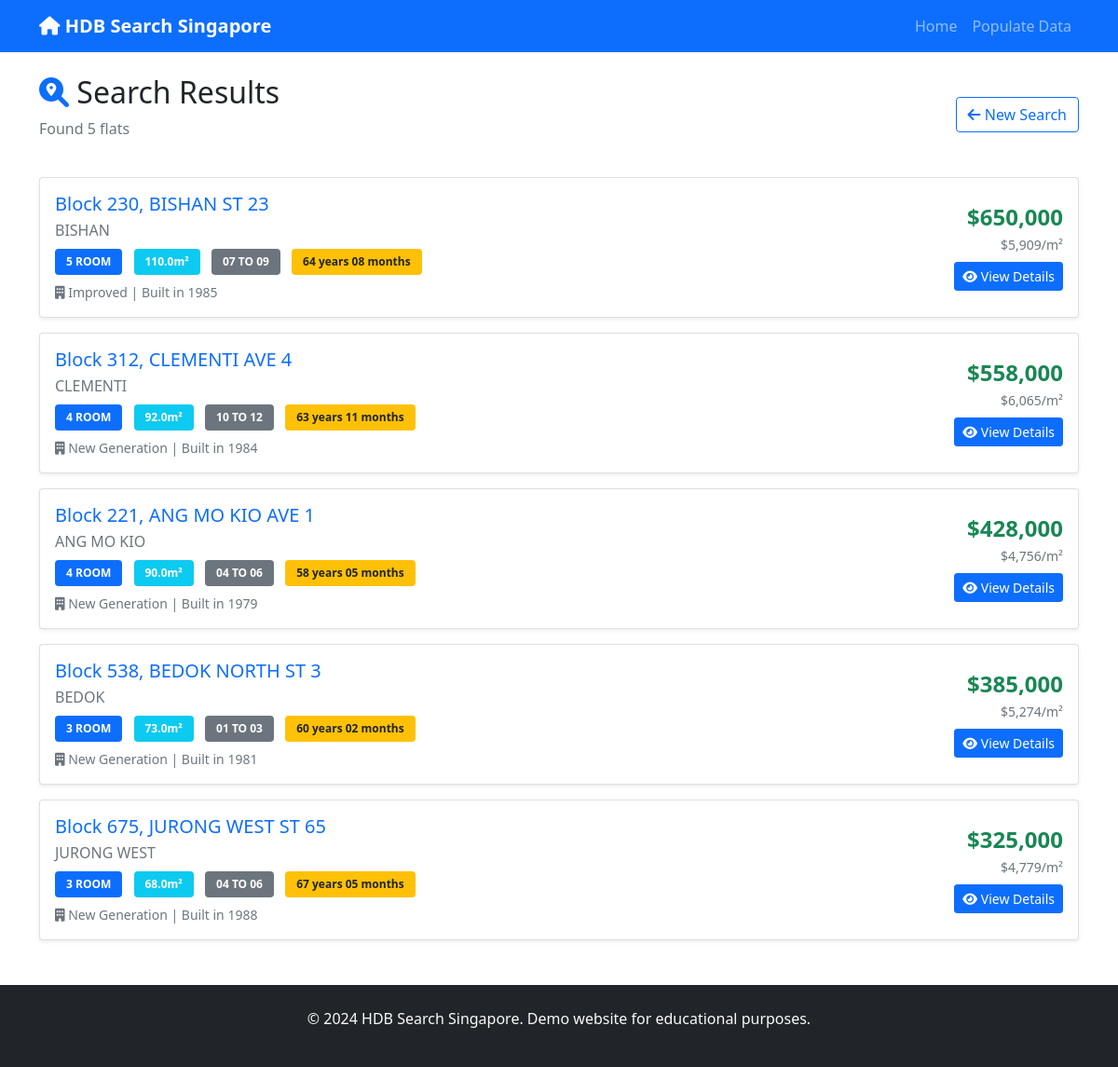
Screenshot of /search with the database file from the repository.
### tables this page shows
CREATE TABLE hdb_flats (
            id INTEGER PRIMARY KEY AUTOINCREMENT,
            town TEXT NOT NULL,
            flat_type TEXT NOT NULL,
            block TEXT NOT NULL,
            street_name TEXT NOT NULL,
            storey_range TEXT NOT NULL,
            floor_area_sqm REAL,
            flat_model TEXT,
            lease_commence_date INTEGER,
            remaining_lease TEXT,
            resale_price REAL,
            month TEXT,
            created_at TIMESTAMP DEFAULT CURRENT_TIMESTAMP
        );

### app.py (the view)
@app.route('/search')
def search():
    query = request.args.get('q', '').strip()
    town = request.args.get('town', '').strip()
    flat_type = request.args.get('flat_type', '').strip()
    conn = get_db_connection()
    sql_query = '''
        SELECT * FROM hdb_flats
        WHERE 1=1
    '''
    params = []
    if query:
        sql_query += ' AND (town LIKE ? OR street_name LIKE ? OR block LIKE ?)'
        params.extend([f'%{query}%', f'%{query}%', f'%{query}%'])
    if town:
        sql_query += ' AND town LIKE ?'
        params.append(f'%{town}%')
    if flat_type:
        sql_query += ' AND flat_type LIKE ?'
        params.append(f'%{flat_type}%')
    sql_query += ' ORDER BY resale_price DESC LIMIT 50'
    flats = conn.execute(sql_query, params).fetchall()
    conn.close()
    return render_template('search_results.html', flats=flats, query=query, town=town, flat_type=flat_type)

### app.py (called while the page is built)
def get_db_connection():
    conn = sqlite3.connect(DATABASE)
    conn.row_factory = sqlite3.Row
    return conn

### templates/search_results.html (shortened to what this page needs)
{% extends "base.html" %}
{% block content %}
<div class="search-header mb-4">
    <div class="row align-items-center">
        <div class="col-md-8">
            <h2><i class="fas fa-search-location text-primary"></i> Search Results</h2>
            <p class="text-muted">
                Found {{ flats|length }} flats
            </p>
        </div>
        <div class="col-md-4 text-end">
            <a href="{{ url_for('index') }}" class="btn btn-outline-primary">
                <i class="fas fa-arrow-left"></i> New Search
            </a>
        </div>
    </div>
</div>
{% if flats %}
<div class="results-grid">
    {% for flat in flats %}
    <div class="card mb-3 shadow-sm hover-card">
        <div class="card-body">
            <div class="row align-items-center">
                <div class="col-md-8">
                    <h5 class="card-title mb-1">
                        <a href="{{ url_for('flat_detail', flat_id=flat.id) }}" class="text-decoration-none">
                            Block {{ flat.block }}, {{ flat.street_name }}
                        </a>
                    </h5>
                    <p class="text-muted mb-2">{{ flat.town }}</p>
                    <div class="flat-details">
                        <span class="badge bg-primary me-2">{{ flat.flat_type }}</span>
                        <span class="badge bg-info me-2">{{ flat.floor_area_sqm }}m²</span>
                        <span class="badge bg-secondary me-2">{{ flat.storey_range }}</span>
                        {% if flat.remaining_lease %}
                        <span class="badge bg-warning text-dark">{{ flat.remaining_lease }}</span>
                        {% endif %}
                    </div>
                    {% if flat.flat_model %}
                    <p class="text-muted small mt-2 mb-0">
                        <i class="fas fa-building"></i> {{ flat.flat_model }}
                        {% if flat.lease_commence_date %}
                        | Built in {{ flat.lease_commence_date }}
                        {% endif %}
                    </p>
                    {% endif %}
                </div>
                <div class="col-md-4 text-end">
                    <div class="price-section">
                        <h4 class="text-success mb-1">
                            ${{ "{:,.0f}".format(flat.resale_price) }}
                        </h4>
                        <p class="text-muted small mb-2">
                            ${{ "{:,.0f}".format(flat.resale_price / flat.floor_area_sqm) }}/m²
                        </p>
                        <a href="{{ url_for('flat_detail', flat_id=flat.id) }}" class="btn btn-primary btn-sm">
                            <i class="fas fa-eye"></i> View Details
                        </a>
                    </div>
                </div>
            </div>
        </div>
    </div>
    {% endfor %}
</div>
{% endif %}
{% endblock %}

### templates/base.html (shortened to what this page needs)
<!DOCTYPE html>
<html lang="en">
<head>
    <link rel="stylesheet" href="{{ url_for('static', filename='css/style.css') }}">
    <link href="https://cdnjs.cloudflare.com/ajax/libs/font-awesome/6.0.0/css/all.min.css" rel="stylesheet">
    <link href="https://cdn.jsdelivr.net/npm/bootstrap@5.1.3/dist/css/bootstrap.min.css" rel="stylesheet">
</head>
<body>
    <nav class="navbar navbar-expand-lg navbar-dark bg-primary">
        <div class="container">
            <a class="navbar-brand" href="{{ url_for('index') }}">
                <i class="fas fa-home"></i> HDB Search Singapore
            </a>
            <div class="collapse navbar-collapse" id="navbarNav">
                <ul class="navbar-nav ms-auto">
                    <li class="nav-item">
                        <a class="nav-link" href="{{ url_for('index') }}">Home</a>
                    </li>
                    <li class="nav-item">
                        <a class="nav-link" href="{{ url_for('populate_data') }}">Populate Data</a>
                    </li>
                </ul>
            </div>
        </div>
    </nav>
    <main class="container mt-4">
        {% block content %}{% endblock %}
    </main>
    <footer class="bg-dark text-light mt-5 py-4">
        <div class="container text-center">
            <p>&copy; 2024 HDB Search Singapore. Demo website for educational purposes.</p>
        </div>
    </footer>
</body>
</html>

### static/css/style.css (style rules this page uses)
:root { --primary-color: #0066cc; --secondary-color: #28a745; --accent-color: #17a2b8; --warning-color: #ffc107; --danger-color: #dc3545; --light-bg: #f8f9fa; --dark-text: #343a40; }
body { font-family: 'Segoe UI', Tahoma, Geneva, Verdana, sans-serif; background-color: #f5f5f5; }
.navbar-brand { font-weight: 600; font-size: 1.4rem; }
.card { border: none; border-radius: 0.75rem; transition: all 0.3s ease; }
.hover-card { cursor: pointer; transition: transform 0.2s ease, box-shadow 0.2s ease; }
.flat-details .badge { font-size: 0.75rem; padding: 0.5rem 0.75rem; }
.price-section h4 { font-weight: 700; font-size: 1.5rem; }
.results-grid .card { margin-bottom: 1rem; }
.shadow-sm { box-shadow: 0 2px 4px rgba(0,0,0,0.08) !important; }
.fade-in { animation: fadeIn 0.5s ease-out; }
footer { margin-top: auto; }
.btn { border-radius: 0.5rem; font-weight: 500; transition: all 0.3s ease; }
.btn-primary { background-color: var(--primary-color); border-color: var(--primary-color); }

### rows the page displays
hdb_flats: block "230", street_name "BISHAN ST 23", town "BISHAN", flat_type "5 ROOM", floor_area_sqm "110.0", storey_range "07 TO 09", remaining_lease "64 years 08 months", flat_model "Improved", lease_commence_date "1985", resale_price "650,000", flat.resale_price/flat.floor_area_sqm "5,909"
hdb_flats: block "312", street_name "CLEMENTI AVE 4", town "CLEMENTI", flat_type "4 ROOM", floor_area_sqm "92.0", storey_range "10 TO 12", remaining_lease "63 years 11 months", flat_model "New Generation", lease_commence_date "1984", resale_price "558,000", flat.resale_price/flat.floor_area_sqm "6,065"
hdb_flats: block "221", street_name "ANG MO KIO AVE 1", town "ANG MO KIO", flat_type "4 ROOM", floor_area_sqm "90.0", storey_range "04 TO 06", remaining_lease "58 years 05 months", flat_model "New Generation", lease_commence_date "1979", resale_price "428,000", flat.resale_price/flat.floor_area_sqm "4,756"
hdb_flats: block "538", street_name "BEDOK NORTH ST 3", town "BEDOK", flat_type "3 ROOM", floor_area_sqm "73.0", storey_range "01 TO 03", remaining_lease "60 years 02 months", flat_model "New Generation", lease_commence_date "1981", resale_price "385,000", flat.resale_price/flat.floor_area_sqm "5,274"
hdb_flats: block "675", street_name "JURONG WEST ST 65", town "JURONG WEST", flat_type "3 ROOM", floor_area_sqm "68.0", storey_range "04 TO 06", remaining_lease "67 years 05 months", flat_model "New Generation", lease_commence_date "1988", resale_price "325,000", flat.resale_price/flat.floor_area_sqm "4,779"

### other values shown
{{ flats|length }} "5"
